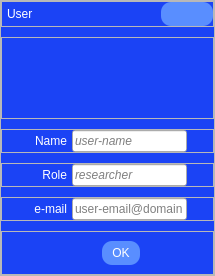
<?xml version="1.0" encoding="UTF-8"?>
<ui version="4.0">
 <class>Dialog</class>
 <widget class="QDialog" name="Dialog">
  <property name="geometry">
   <rect>
    <x>0</x>
    <y>0</y>
    <width>215</width>
    <height>276</height>
   </rect>
  </property>
  <property name="windowTitle">
   <string>Dialog</string>
  </property>
  <property name="styleSheet">
   <string notr="true">QDialog {
	border: none;
	background-color: #1b43f5;
	padding: 0;
	margin: 0;
	text-align: center;
}

QFrame{
	color:#fff;
}

QPushButton{
	color:#fff;
	margin: 0;
	background-color:  #598eff;/*#1b43f5;*/
	padding: 5px 10px;
	border-top-left-radius:10px;
	border-top-right-radius:10px;
	border-bottom-left-radius:10px;
	border-bottom-right-radius:10px;
}

QPushButton:hover{
	background-color:#eef4ff;
}

#header_window {
	background-color:  #598eff;
}
#header_window QPushButton{
	border:none;
	background-color: #598eff;
	text-align: left;
	margin:0;
	padding:0px 0px;
}

#header_window QPushButton:hover{
	background-color: #eef4ff
}

#frame_2 QPushButton{
	background-color:  #1b43f5;
}</string>
  </property>
  <layout class="QHBoxLayout" name="horizontalLayout_2">
   <property name="spacing">
    <number>0</number>
   </property>
   <property name="leftMargin">
    <number>0</number>
   </property>
   <property name="topMargin">
    <number>0</number>
   </property>
   <property name="rightMargin">
    <number>0</number>
   </property>
   <property name="bottomMargin">
    <number>0</number>
   </property>
   <item>
    <widget class="QFrame" name="frame">
     <property name="frameShape">
      <enum>QFrame::StyledPanel</enum>
     </property>
     <property name="frameShadow">
      <enum>QFrame::Raised</enum>
     </property>
     <layout class="QVBoxLayout" name="verticalLayout" stretch="0,5,1,1,0,0">
      <property name="spacing">
       <number>10</number>
      </property>
      <property name="leftMargin">
       <number>0</number>
      </property>
      <property name="topMargin">
       <number>0</number>
      </property>
      <property name="rightMargin">
       <number>0</number>
      </property>
      <property name="bottomMargin">
       <number>0</number>
      </property>
      <item>
       <widget class="QFrame" name="window_header">
        <property name="frameShape">
         <enum>QFrame::StyledPanel</enum>
        </property>
        <property name="frameShadow">
         <enum>QFrame::Raised</enum>
        </property>
        <layout class="QHBoxLayout" name="horizontalLayout_6">
         <property name="spacing">
          <number>0</number>
         </property>
         <property name="leftMargin">
          <number>5</number>
         </property>
         <property name="topMargin">
          <number>0</number>
         </property>
         <property name="rightMargin">
          <number>0</number>
         </property>
         <property name="bottomMargin">
          <number>0</number>
         </property>
         <item>
          <widget class="QLabel" name="label_2">
           <property name="text">
            <string>User</string>
           </property>
          </widget>
         </item>
         <item>
          <spacer name="horizontalSpacer_9">
           <property name="orientation">
            <enum>Qt::Horizontal</enum>
           </property>
           <property name="sizeHint" stdset="0">
            <size>
             <width>40</width>
             <height>20</height>
            </size>
           </property>
          </spacer>
         </item>
         <item>
          <widget class="QPushButton" name="close_button">
           <property name="text">
            <string/>
           </property>
           <property name="icon">
            <iconset>
             <normaloff>icons/x.svg</normaloff>icons/x.svg</iconset>
           </property>
           <property name="iconSize">
            <size>
             <width>12</width>
             <height>12</height>
            </size>
           </property>
          </widget>
         </item>
        </layout>
       </widget>
      </item>
      <item>
       <widget class="QFrame" name="frame_2">
        <property name="frameShape">
         <enum>QFrame::StyledPanel</enum>
        </property>
        <property name="frameShadow">
         <enum>QFrame::Raised</enum>
        </property>
        <layout class="QHBoxLayout" name="horizontalLayout_3" stretch="0,0,0">
         <property name="spacing">
          <number>0</number>
         </property>
         <property name="leftMargin">
          <number>0</number>
         </property>
         <property name="topMargin">
          <number>0</number>
         </property>
         <property name="rightMargin">
          <number>0</number>
         </property>
         <property name="bottomMargin">
          <number>0</number>
         </property>
         <item>
          <spacer name="horizontalSpacer_3">
           <property name="orientation">
            <enum>Qt::Horizontal</enum>
           </property>
           <property name="sizeHint" stdset="0">
            <size>
             <width>40</width>
             <height>20</height>
            </size>
           </property>
          </spacer>
         </item>
         <item>
          <widget class="QPushButton" name="pushButton_2">
           <property name="text">
            <string/>
           </property>
           <property name="icon">
            <iconset>
             <normaloff>icons/user.svg</normaloff>icons/user.svg</iconset>
           </property>
           <property name="iconSize">
            <size>
             <width>80</width>
             <height>80</height>
            </size>
           </property>
          </widget>
         </item>
         <item>
          <spacer name="horizontalSpacer_4">
           <property name="orientation">
            <enum>Qt::Horizontal</enum>
           </property>
           <property name="sizeHint" stdset="0">
            <size>
             <width>40</width>
             <height>20</height>
            </size>
           </property>
          </spacer>
         </item>
        </layout>
       </widget>
      </item>
      <item>
       <widget class="QFrame" name="frame_3">
        <property name="frameShape">
         <enum>QFrame::StyledPanel</enum>
        </property>
        <property name="frameShadow">
         <enum>QFrame::Raised</enum>
        </property>
        <layout class="QHBoxLayout" name="horizontalLayout" stretch="0,0,0,0">
         <property name="spacing">
          <number>5</number>
         </property>
         <property name="leftMargin">
          <number>0</number>
         </property>
         <property name="topMargin">
          <number>0</number>
         </property>
         <property name="rightMargin">
          <number>0</number>
         </property>
         <property name="bottomMargin">
          <number>0</number>
         </property>
         <item>
          <spacer name="horizontalSpacer_5">
           <property name="orientation">
            <enum>Qt::Horizontal</enum>
           </property>
           <property name="sizeHint" stdset="0">
            <size>
             <width>40</width>
             <height>20</height>
            </size>
           </property>
          </spacer>
         </item>
         <item alignment="Qt::AlignRight">
          <widget class="QLabel" name="label">
           <property name="minimumSize">
            <size>
             <width>40</width>
             <height>0</height>
            </size>
           </property>
           <property name="text">
            <string>Name</string>
           </property>
           <property name="alignment">
            <set>Qt::AlignRight|Qt::AlignTrailing|Qt::AlignVCenter</set>
           </property>
          </widget>
         </item>
         <item alignment="Qt::AlignRight">
          <widget class="QLineEdit" name="name_lineEdit">
           <property name="minimumSize">
            <size>
             <width>115</width>
             <height>0</height>
            </size>
           </property>
           <property name="maximumSize">
            <size>
             <width>115</width>
             <height>16777215</height>
            </size>
           </property>
           <property name="font">
            <font>
             <italic>true</italic>
            </font>
           </property>
           <property name="inputMask">
            <string/>
           </property>
           <property name="text">
            <string/>
           </property>
           <property name="dragEnabled">
            <bool>false</bool>
           </property>
           <property name="placeholderText">
            <string>user-name</string>
           </property>
          </widget>
         </item>
         <item>
          <spacer name="horizontalSpacer_6">
           <property name="orientation">
            <enum>Qt::Horizontal</enum>
           </property>
           <property name="sizeHint" stdset="0">
            <size>
             <width>40</width>
             <height>20</height>
            </size>
           </property>
          </spacer>
         </item>
        </layout>
       </widget>
      </item>
      <item>
       <widget class="QFrame" name="frame_4">
        <property name="frameShape">
         <enum>QFrame::StyledPanel</enum>
        </property>
        <property name="frameShadow">
         <enum>QFrame::Raised</enum>
        </property>
        <layout class="QHBoxLayout" name="horizontalLayout_4">
         <property name="spacing">
          <number>5</number>
         </property>
         <property name="leftMargin">
          <number>0</number>
         </property>
         <property name="topMargin">
          <number>0</number>
         </property>
         <property name="rightMargin">
          <number>0</number>
         </property>
         <property name="bottomMargin">
          <number>0</number>
         </property>
         <item>
          <spacer name="horizontalSpacer_7">
           <property name="orientation">
            <enum>Qt::Horizontal</enum>
           </property>
           <property name="sizeHint" stdset="0">
            <size>
             <width>40</width>
             <height>20</height>
            </size>
           </property>
          </spacer>
         </item>
         <item alignment="Qt::AlignRight">
          <widget class="QLabel" name="label_3">
           <property name="minimumSize">
            <size>
             <width>40</width>
             <height>0</height>
            </size>
           </property>
           <property name="text">
            <string>Role</string>
           </property>
           <property name="alignment">
            <set>Qt::AlignRight|Qt::AlignTrailing|Qt::AlignVCenter</set>
           </property>
          </widget>
         </item>
         <item alignment="Qt::AlignRight">
          <widget class="QLineEdit" name="role_lineEdit">
           <property name="minimumSize">
            <size>
             <width>115</width>
             <height>0</height>
            </size>
           </property>
           <property name="maximumSize">
            <size>
             <width>115</width>
             <height>16777215</height>
            </size>
           </property>
           <property name="font">
            <font>
             <italic>true</italic>
            </font>
           </property>
           <property name="placeholderText">
            <string>researcher</string>
           </property>
          </widget>
         </item>
         <item>
          <spacer name="horizontalSpacer_8">
           <property name="orientation">
            <enum>Qt::Horizontal</enum>
           </property>
           <property name="sizeHint" stdset="0">
            <size>
             <width>40</width>
             <height>20</height>
            </size>
           </property>
          </spacer>
         </item>
        </layout>
       </widget>
      </item>
      <item>
       <widget class="QFrame" name="frame_6">
        <property name="frameShape">
         <enum>QFrame::StyledPanel</enum>
        </property>
        <property name="frameShadow">
         <enum>QFrame::Raised</enum>
        </property>
        <layout class="QHBoxLayout" name="horizontalLayout_7">
         <property name="spacing">
          <number>5</number>
         </property>
         <property name="leftMargin">
          <number>0</number>
         </property>
         <property name="topMargin">
          <number>0</number>
         </property>
         <property name="rightMargin">
          <number>0</number>
         </property>
         <property name="bottomMargin">
          <number>0</number>
         </property>
         <item>
          <spacer name="horizontalSpacer_10">
           <property name="orientation">
            <enum>Qt::Horizontal</enum>
           </property>
           <property name="sizeHint" stdset="0">
            <size>
             <width>40</width>
             <height>20</height>
            </size>
           </property>
          </spacer>
         </item>
         <item>
          <widget class="QLabel" name="label_4">
           <property name="minimumSize">
            <size>
             <width>40</width>
             <height>0</height>
            </size>
           </property>
           <property name="text">
            <string>e-mail</string>
           </property>
           <property name="alignment">
            <set>Qt::AlignRight|Qt::AlignTrailing|Qt::AlignVCenter</set>
           </property>
          </widget>
         </item>
         <item>
          <widget class="QLineEdit" name="email_lineEdit">
           <property name="minimumSize">
            <size>
             <width>115</width>
             <height>0</height>
            </size>
           </property>
           <property name="placeholderText">
            <string>user-email@domain</string>
           </property>
          </widget>
         </item>
         <item>
          <spacer name="horizontalSpacer_11">
           <property name="orientation">
            <enum>Qt::Horizontal</enum>
           </property>
           <property name="sizeHint" stdset="0">
            <size>
             <width>40</width>
             <height>20</height>
            </size>
           </property>
          </spacer>
         </item>
        </layout>
       </widget>
      </item>
      <item>
       <widget class="QFrame" name="frame_5">
        <property name="frameShape">
         <enum>QFrame::StyledPanel</enum>
        </property>
        <property name="frameShadow">
         <enum>QFrame::Raised</enum>
        </property>
        <layout class="QHBoxLayout" name="horizontalLayout_5">
         <item>
          <spacer name="horizontalSpacer">
           <property name="orientation">
            <enum>Qt::Horizontal</enum>
           </property>
           <property name="sizeHint" stdset="0">
            <size>
             <width>40</width>
             <height>20</height>
            </size>
           </property>
          </spacer>
         </item>
         <item>
          <widget class="QDialogButtonBox" name="buttonBox">
           <property name="standardButtons">
            <set>QDialogButtonBox::Ok</set>
           </property>
          </widget>
         </item>
         <item>
          <spacer name="horizontalSpacer_2">
           <property name="orientation">
            <enum>Qt::Horizontal</enum>
           </property>
           <property name="sizeHint" stdset="0">
            <size>
             <width>40</width>
             <height>20</height>
            </size>
           </property>
          </spacer>
         </item>
        </layout>
       </widget>
      </item>
     </layout>
    </widget>
   </item>
  </layout>
 </widget>
 <resources/>
 <connections/>
</ui>
